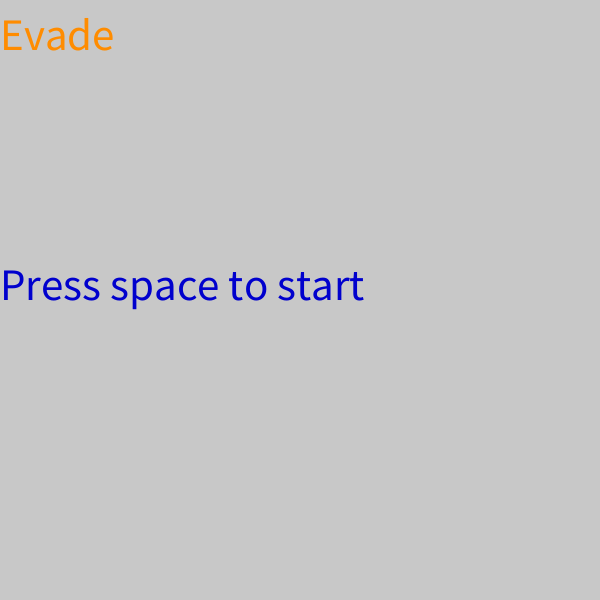
Frame 1 (no input)
Frame 60 (the mouse pressed at the canvas centre just before this capture): identical to frame 1, image omitted
Frame 120 (the mouse held since frame 60 and released just before this capture): identical to frame 1, image omitted

The Processing sketch that drew this single still picture (run headless with seeded random() and noise(); from frame 60 on, the mouse is pressed at the canvas centre):

// Processing sketch: processing_28934
// ── processing_28934.pde

//MovingCircle circle;
//Box obstacles;
int speed;
float time = 0;
int Timer;
int screenNumber;
float i = 0;
int x, y;
boolean upwards, downwards;
Box[] a;


void setup() {
  size(600, 600);
  x = width/3;
  y = height/4;
  frameRate(60);


  screenNumber = 0;

  //circle = new MovingCircle(20, 30, 50);
}
void draw() {
  fill( 0, 0, 0); //shapes will have a color inside of them, this color
  background(200); //black background
  //stroke(0); //outlines and lines will be white
  smooth();
  textSize(45);

  //need objects such as new Box(???);

  if (screenNumber == 0) {
    startMenu();
    a = new Box[100];
    for (int b = 0; b < a.length; b++) {
      a[b] = new Box();
    }
  }
  else if (screenNumber == 1) {
    showScores();
    drawCharacter();
    moveCharacter();
    for(int b = 0; b < a.length; b++) {
    a[b].makeBox();
    }
    //if hit go to next screen number
  }
  else if (screenNumber == 2) {
    endGameMenu();
  }
}
void keyPressed() {
  //System.out.println(keyCode);
  if ( keyCode == 87) {
    upwards = true;
  }
  if (keyCode == 83) {
    downwards = true;
  }
}
void keyReleased() {
  if (keyCode == 87) {
    upwards = false;
  }
  if (keyCode == 83) {
    downwards = false;
  }
}

void drawCharacter() {
  ellipse(x, y, 25, 25);
}
void moveCharacter() {
  speed = 5;
  if (upwards) {
    y -= speed;
  }
  if (downwards) {
    y += speed;
  }
}
class Box {

  void makeBox() {
    fill(0);
    rect(20, 20, 20, 20);//need to have random locations
    //need to make variables that equal random.
  }
}

void startMenu() {
  fill(255, 140, 0);
  text("Evade", 0, 50);
  fill( 0, 0, 205);
  text("Press space to start", 0, 300);
  if (keyCode == ' ')
  {
    screenNumber = 1;
    Timer = Timer + 40;
  }
}
void endGameMenu() {
  //if hit. stop the timer and print the score
  text("Your score is " + Timer, 0, 400);
}

void showScores()
{
  textSize(30);
  Timer = Timer + 40;//40
  text("Score: " + Timer, 0, 600);
}
public boolean collide() {
  return false;
}
//also need a restart method



/*
  PVector moveVector = new PVector(0, 0);
 switch (key) {
 case 'w':
 case('W'):
 System.out.println(keyCode);//87 is key number
 y = y + 100;
 moveVector.y = -MOVE_INCREMENT;
 break;
 case 's':
 case('S'):
 y = y - 100;
 System.out.println(keyCode); //83 is key number
 moveVector.y = MOVE_INCREMENT;
 break;
 }
 circle.move(moveVector);
 }
 class MovingCircle {
 PVector loc;
 float radius;
 
 public MovingCircle(int r, int x, int y) {
 radius = r;
 loc = new PVector(x, y);
 }
 public void move(PVector moveVector) {
 loc.add(moveVector);
 
 if (collide() ) {
 screenNumber = 2;
 }
 }
 }
 
 //void lose() {
 
 //}
 //need to know where the box lives
 //and how the box need to know there location
/*
 void boundary() {
 // xpos = xpos + ( xspeed * xdirection ); 
 //ypos = ypos + ( yspeed * ydirection );
 }
 void move() {
 }
 void start() {
 }
 */
